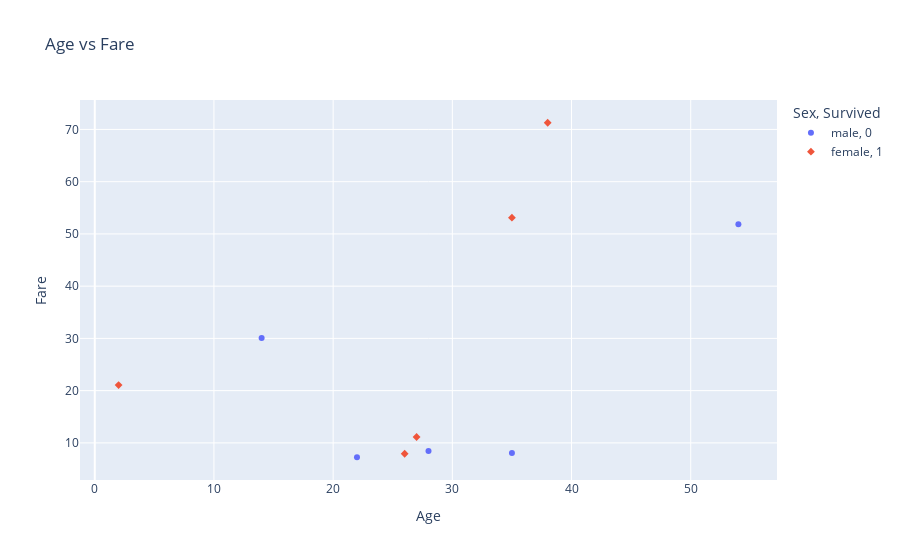

Notebook cell for this chart:
### Markdown cell above
## 4) Interactive Plotly

### Code cell
fig = px.scatter(df, x='Age', y='Fare', color='Sex', symbol='Survived', title='Age vs Fare')
fig.show()

### Figure 1 — Plotly figure (JSON) as saved in the notebook; plotly's stock layout.template omitted (floating-point values rounded to 4 significant figures)
{"data": [{"hovertemplate": "Sex=male<br>Survived=0<br>Age=%{x}<br>Fare=%{y}<extra></extra>", "legendgroup": "male, 0", "marker": {"color": "#636efa", "symbol": "circle"}, "mode": "markers", "name": "male, 0", "orientation": "v", "showlegend": true, "type": "scatter", "x": [22, 35, 28, 54, 14], "xaxis": "x", "y": [7.25, 8.05, 8.46, 51.86, 30.07], "yaxis": "y"}, {"hovertemplate": "Sex=female<br>Survived=1<br>Age=%{x}<br>Fare=%{y}<extra></extra>", "legendgroup": "female, 1", "marker": {"color": "#EF553B", "symbol": "diamond"}, "mode": "markers", "name": "female, 1", "orientation": "v", "showlegend": true, "type": "scatter", "x": [38, 26, 35, 2, 27], "xaxis": "x", "y": [71.28, 7.92, 53.1, 21.07, 11.13], "yaxis": "y"}], "layout": {"legend": {"title": {"text": "Sex, Survived"}, "tracegroupgap": 0}, "title": {"text": "Age vs Fare"}, "xaxis": {"anchor": "y", "domain": [0, 1], "title": {"text": "Age"}}, "yaxis": {"anchor": "x", "domain": [0, 1], "title": {"text": "Fare"}}}}
